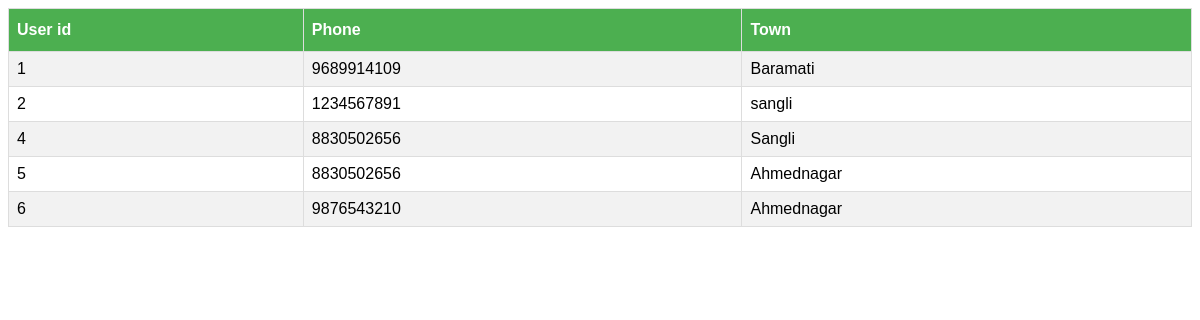
The app's page /userinfo, older data.
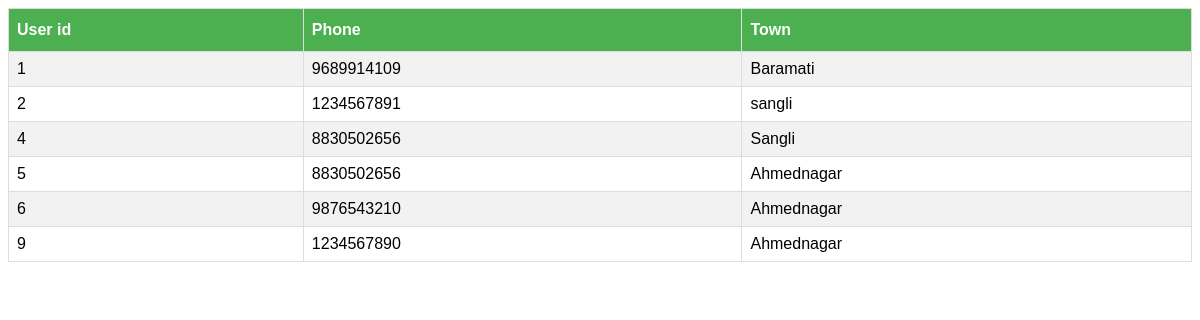
The same page, newer data.
### accounts/models.py (models this page shows)
class extendeduser(models.Model):
    phone=models.CharField(max_length=12)
    cat=models.CharField(max_length=10)
    town=models.CharField(max_length=50)
    user=models.OneToOneField(User,on_delete=models.CASCADE)

### accounts/views.py (the view)
# urls.py: path('userinfo', views.userinfo,name='userinfo') ,
def userinfo(request):
    userdata=[]
    urs=extendeduser.objects.values('phone','cat','town','user')
    for i in urs:
        userdata.append(i)
    userdata={'userdata':userdata}
    return render(request,'accounts/userinfo.html',userdata)

### accounts/templates/accounts/userinfo.html (shortened to what this page needs)
<!DOCTYPE html>
<html lang="en">
<head>
</head>
<body>
<table id="customers">
  <tr>
    <th>User id</th>
    <th>Phone</th>
    <th>Town</th>
  </tr>
	{% for i in userdata %}
  		<tr>
    		<td>{{i.user}}</td>
    		<td>{{i.phone}}</td>
    		<td>{{i.town}}</td>
  		</tr>
 	{% endfor %}
</table>
</body>
</html>

Row changes from the older to the newer data that the page shows:
added extendeduser: user "9", phone "1234567890", town "Ahmednagar"
